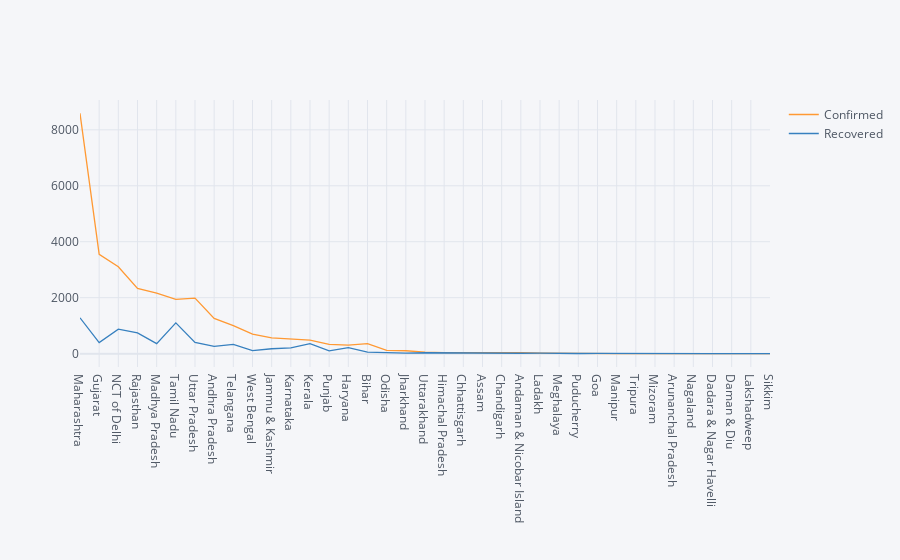
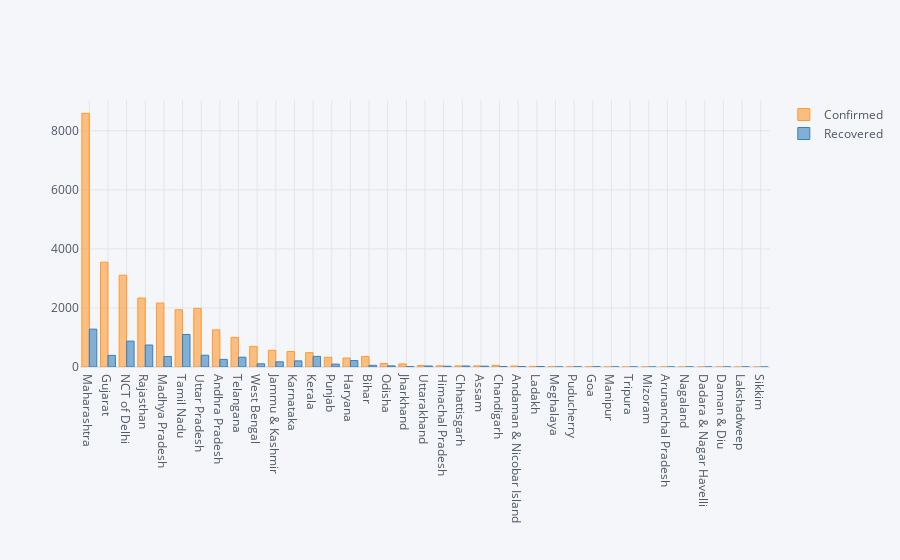

Source (notebook cell) for these figures, in order:
### Code cell
data4.iplot(kind ='scatter')
data4.iplot(kind ='bar')

### Figure 1 — Plotly figure (JSON) as saved in the notebook; plotly's stock layout.template omitted (floating-point values rounded to 4 significant figures)
{"data": [{"line": {"color": "rgba(255, 153, 51, 1.0)", "dash": "solid", "shape": "linear", "width": 1.3}, "mode": "lines", "name": "Confirmed", "text": "", "type": "scatter", "x": ["Maharashtra", "Gujarat", "NCT of Delhi", "Rajasthan", "Madhya Pradesh", "Tamil Nadu", "Uttar Pradesh", "Andhra Pradesh", "Telangana", "West Bengal", "Jammu & Kashmir", "Karnataka", "Kerala", "Punjab", "Haryana", "Bihar", "Odisha", "Jharkhand", "Uttarakhand", "Himachal Pradesh", "Chhattisgarh", "Assam", "Chandigarh", "Andaman & Nicobar Island", "Ladakh", "Meghalaya", "Puducherry", "Goa", "Manipur", "Tripura", "Mizoram", "Arunanchal Pradesh", "Nagaland", "Dadara & Nagar Havelli", "Daman & Diu", "Lakshadweep", "Sikkim"], "y": [8590, 3548, 3108, 2335, 2165, 1937, 1986, 1259, 1003, 697, 565, 523, 486, 330, 304, 360, 118, 104, 51, 40, 37, 38, 56, 33, 22, 12, 8, 7, 2, 2, 1, 1, 0, 0, 0, 0, 0]}, {"line": {"color": "rgba(55, 128, 191, 1.0)", "dash": "solid", "shape": "linear", "width": 1.3}, "mode": "lines", "name": "Recovered", "text": "", "type": "scatter", "x": ["Maharashtra", "Gujarat", "NCT of Delhi", "Rajasthan", "Madhya Pradesh", "Tamil Nadu", "Uttar Pradesh", "Andhra Pradesh", "Telangana", "West Bengal", "Jammu & Kashmir", "Karnataka", "Kerala", "Punjab", "Haryana", "Bihar", "Odisha", "Jharkhand", "Uttarakhand", "Himachal Pradesh", "Chhattisgarh", "Assam", "Chandigarh", "Andaman & Nicobar Island", "Ladakh", "Meghalaya", "Puducherry", "Goa", "Manipur", "Tripura", "Mizoram", "Arunanchal Pradesh", "Nagaland", "Dadara & Nagar Havelli", "Daman & Diu", "Lakshadweep", "Sikkim"], "y": [1282, 394, 877, 744, 357, 1101, 399, 258, 332, 109, 176, 207, 359, 98, 218, 57, 38, 17, 33, 25, 34, 27, 17, 15, 16, 0, 5, 7, 2, 2, 0, 1, 0, 0, 0, 0, 0]}], "layout": {"legend": {"bgcolor": "#F5F6F9", "font": {"color": "#4D5663"}}, "paper_bgcolor": "#F5F6F9", "plot_bgcolor": "#F5F6F9", "title": {"font": {"color": "#4D5663"}}, "xaxis": {"gridcolor": "#E1E5ED", "showgrid": true, "tickfont": {"color": "#4D5663"}, "title": {"font": {"color": "#4D5663"}, "text": ""}, "zerolinecolor": "#E1E5ED"}, "yaxis": {"gridcolor": "#E1E5ED", "showgrid": true, "tickfont": {"color": "#4D5663"}, "title": {"font": {"color": "#4D5663"}, "text": ""}, "zerolinecolor": "#E1E5ED"}}}

### Figure 2 — Plotly figure (JSON) as saved in the notebook; plotly's stock layout.template omitted (floating-point values rounded to 4 significant figures)
{"data": [{"marker": {"color": "rgba(255, 153, 51, 0.6)", "line": {"color": "rgba(255, 153, 51, 1.0)", "width": 1}}, "name": "Confirmed", "orientation": "v", "text": "", "type": "bar", "x": ["Maharashtra", "Gujarat", "NCT of Delhi", "Rajasthan", "Madhya Pradesh", "Tamil Nadu", "Uttar Pradesh", "Andhra Pradesh", "Telangana", "West Bengal", "Jammu & Kashmir", "Karnataka", "Kerala", "Punjab", "Haryana", "Bihar", "Odisha", "Jharkhand", "Uttarakhand", "Himachal Pradesh", "Chhattisgarh", "Assam", "Chandigarh", "Andaman & Nicobar Island", "Ladakh", "Meghalaya", "Puducherry", "Goa", "Manipur", "Tripura", "Mizoram", "Arunanchal Pradesh", "Nagaland", "Dadara & Nagar Havelli", "Daman & Diu", "Lakshadweep", "Sikkim"], "y": [8590, 3548, 3108, 2335, 2165, 1937, 1986, 1259, 1003, 697, 565, 523, 486, 330, 304, 360, 118, 104, 51, 40, 37, 38, 56, 33, 22, 12, 8, 7, 2, 2, 1, 1, 0, 0, 0, 0, 0]}, {"marker": {"color": "rgba(55, 128, 191, 0.6)", "line": {"color": "rgba(55, 128, 191, 1.0)", "width": 1}}, "name": "Recovered", "orientation": "v", "text": "", "type": "bar", "x": ["Maharashtra", "Gujarat", "NCT of Delhi", "Rajasthan", "Madhya Pradesh", "Tamil Nadu", "Uttar Pradesh", "Andhra Pradesh", "Telangana", "West Bengal", "Jammu & Kashmir", "Karnataka", "Kerala", "Punjab", "Haryana", "Bihar", "Odisha", "Jharkhand", "Uttarakhand", "Himachal Pradesh", "Chhattisgarh", "Assam", "Chandigarh", "Andaman & Nicobar Island", "Ladakh", "Meghalaya", "Puducherry", "Goa", "Manipur", "Tripura", "Mizoram", "Arunanchal Pradesh", "Nagaland", "Dadara & Nagar Havelli", "Daman & Diu", "Lakshadweep", "Sikkim"], "y": [1282, 394, 877, 744, 357, 1101, 399, 258, 332, 109, 176, 207, 359, 98, 218, 57, 38, 17, 33, 25, 34, 27, 17, 15, 16, 0, 5, 7, 2, 2, 0, 1, 0, 0, 0, 0, 0]}], "layout": {"legend": {"bgcolor": "#F5F6F9", "font": {"color": "#4D5663"}}, "paper_bgcolor": "#F5F6F9", "plot_bgcolor": "#F5F6F9", "title": {"font": {"color": "#4D5663"}}, "xaxis": {"gridcolor": "#E1E5ED", "showgrid": true, "tickfont": {"color": "#4D5663"}, "title": {"font": {"color": "#4D5663"}, "text": ""}, "zerolinecolor": "#E1E5ED"}, "yaxis": {"gridcolor": "#E1E5ED", "showgrid": true, "tickfont": {"color": "#4D5663"}, "title": {"font": {"color": "#4D5663"}, "text": ""}, "zerolinecolor": "#E1E5ED"}}}
